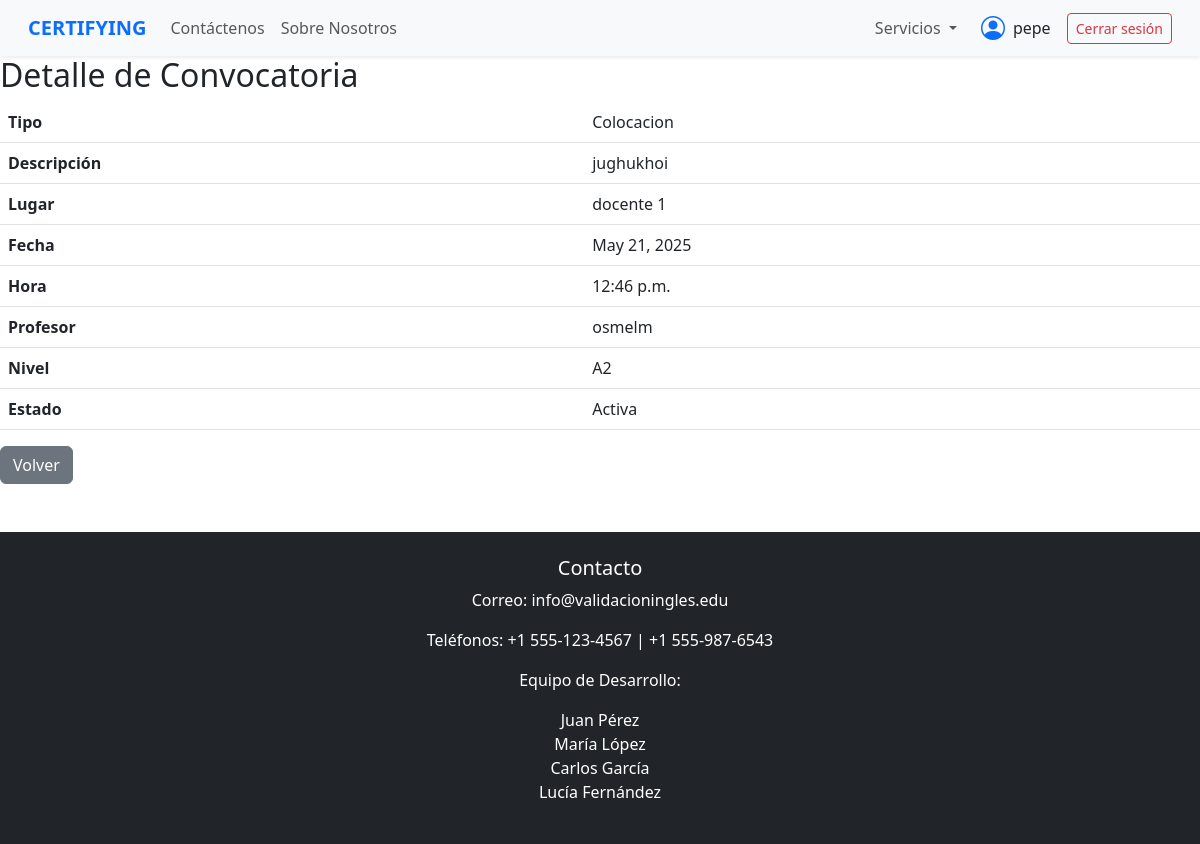
/convocatorias/detalle/7/ (signed in), run on the app's committed database.
### gestion/models.py (models this page shows, shortened)
class Usuario(AbstractUser):
    TIPO_USUARIO = [
        ('estudiante', 'Estudiante'),
        ('profesor', 'Profesor del Centro')
    ]
    anios =[
        ('1', 'primero'),
        ('2', 'segundo'),
        ('3', 'tercero'),
        ('4', 'cuarto'),
    ]
    tipo_usuario = models.CharField(max_length=20, choices=TIPO_USUARIO)
    facultad = models.CharField(max_length=20)
    grupo = models.CharField(max_length=20,null=True, blank=True)
    anio_escolar = models.CharField(max_length=30, choices=anios, null=True, blank=True)
    carrera = models.CharField(max_length=100,null=True, blank=True)
    curso = models.CharField(max_length=30, blank=True, null=True)
    nivel = models.CharField(max_length=10,null=True, blank=True)

class Convocatoria(models.Model):
    TIPO_CONVOCATORIA = [
        ('entrevista', 'Entrevista'),
        ('certificacion', 'Certificación'),
        ('curso', 'Curso'),
        ('colocacion', 'Colocacion'),
        ('revalorizacion', 'revalorizacion')
    ]
    niveles = [
        ('A1', 'A1'),
        ('A2', 'A2'),
        ('B1', 'B1'),
        ('B2', 'B2'),
        ('C1', 'C1'),
        ('C2', 'C2')
    ]
    nivel = models.CharField(max_length=2, choices=niveles, null=True, blank=True)
    tipo = models.CharField(max_length=20, choices=TIPO_CONVOCATORIA)
    descripcion = models.TextField()
    lugar = models.CharField(max_length=100)
    fecha = models.DateField()
    hora = models.TimeField()
    profesor = models.ForeignKey(
        Usuario,
        on_delete=models.CASCADE,
        limit_choices_to={'tipo_usuario': 'profesor'},
        null=True,  # <-- Permitir nulos temporalmente
        blank=True
    )  # Creador
    estado = models.BooleanField(default=True)

### gestion/vistas/vista_convocatoria.py (the view)
# urls.py: path('convocatorias/detalle/<int:convocatoria_id>/', vista_convocatoria.detalle_convocatoria, name='detalle_convocatoria'),
def detalle_convocatoria(request, convocatoria_id):
    if not request.user.is_authenticated:
        messages.warning(request, "Debes iniciar sesión para acceder a esta página.")
        return redirect('login')
    convocatoria = get_object_or_404(Convocatoria, id=convocatoria_id)
    return render(request, 'convocatorias/detalle_convocatoria.html', {'convocatoria': convocatoria})

### templates/convocatorias/detalle_convocatoria.html
{% extends 'base.html' %}
{% block content %}
<h2>Detalle de Convocatoria</h2>
<table class="table">
    <tr><th>Tipo</th><td>{{ convocatoria.get_tipo_display }}</td></tr>
    <tr><th>Descripción</th><td>{{ convocatoria.descripcion }}</td></tr>
    <tr><th>Lugar</th><td>{{ convocatoria.lugar }}</td></tr>
    <tr><th>Fecha</th><td>{{ convocatoria.fecha }}</td></tr>
    <tr><th>Hora</th><td>{{ convocatoria.hora }}</td></tr>
    <tr><th>Profesor</th><td>{{ convocatoria.profesor.username }}</td></tr>
    <tr><th>Nivel</th><td>{{ convocatoria.get_nivel_display }}</td></tr>
    <tr><th>Estado</th><td>{{ convocatoria.estado|yesno:"Activa,Inactiva" }}</td></tr>
</table>
<a href="{% url 'lista_convocatorias' %}" class="btn btn-secondary">Volver</a>
{% endblock %}

### templates/base.html (shortened to what this page needs)
{% load static %}
<!DOCTYPE html>
<html lang="es">
<head>
    <link rel="stylesheet" href="{% static 'css/bootstrap.min.css' %}">
    <link rel="stylesheet" href="{% static 'css/bootstrap-icons.css' %}">
    <link rel="stylesheet" href="{% static 'css/base.css' %}">
</head>
<body style="margin: 0; padding: 0;">
<nav class="navbar navbar-expand-lg navbar-light bg-light shadow-sm px-3">
  <div class="container-fluid">
    <a class="navbar-brand fw-bold text-primary" href="{% url 'pagina_principal' %}">CERTIFYING</a>
    <div class="collapse navbar-collapse" id="navbarMain">
      <ul class="navbar-nav me-auto mb-2 mb-lg-0">
        <li class="nav-item">
          <a class="nav-link" href="#">Contáctenos</a>
        </li>
        <li class="nav-item">
          <a class="nav-link" href="#">Sobre Nosotros</a>
        </li>
      </ul>
      <ul class="navbar-nav mb-2 mb-lg-0 d-flex align-items-lg-center">
        <li class="nav-item dropdown me-lg-3">
          <a class="nav-link dropdown-toggle" href="#" id="serviciosDropdown" role="button" data-bs-toggle="dropdown" aria-expanded="false">
            Servicios
          </a>
        </li>
        <li class="nav-item d-flex align-items-center me-lg-3">
          <i class="bi bi-person-circle fs-4 text-primary me-2"></i>
          <span class="text-nowrap">{{ request.user.username }}</span>
        </li>
        {% if request.user.is_authenticated %}
        <li class="nav-item">
            <form action="{% url 'logout' %}" method="post"     style="display: inline;">
                <button type="submit" class="btn btn-outline-danger btn-sm">Cerrar sesión</button>
            </form>
        </li>
        {% else %}
        <li class="nav-item">
            <a href="{% url 'login' %}" class="btn btn-outline-primary  btn-sm">Iniciar sesión</a>
        </li>
        {% endif %}
      </ul>
    </div>
  </div>
</nav>
    <main id="main" style="margin: 0; padding: 0; width: 100%">
        {% block content %}
        {% endblock %}
    </main>
    <footer class="text-center mt-5 bg-dark text-white py-4">
        <h5>Contacto</h5>
        <p>Correo: info@validacioningles.edu</p>
        <p>Teléfonos: +1 555-123-4567 | +1 555-987-6543</p>
        <p>Equipo de Desarrollo:</p>
        <ul class="list-unstyled">
            <li>Juan Pérez</li>
            <li>María López</li>
            <li>Carlos García</li>
            <li>Lucía Fernández</li>
        </ul>
    </footer>
</body>
</html>

### static/css/base.css (style rules this page uses)
* { margin: 0; padding: 0; box-sizing: border-box; }
#main { width:100%; }

### data on the page
Usuario: user.username "pepe"
Convocatoria: tipo "Colocacion", descripcion "jughukhoi", lugar "docente 1", fecha "May 21, 2025", hora "12:46 p.m.", profesor.username "osmelm", nivel "A2", estado "Activa"
